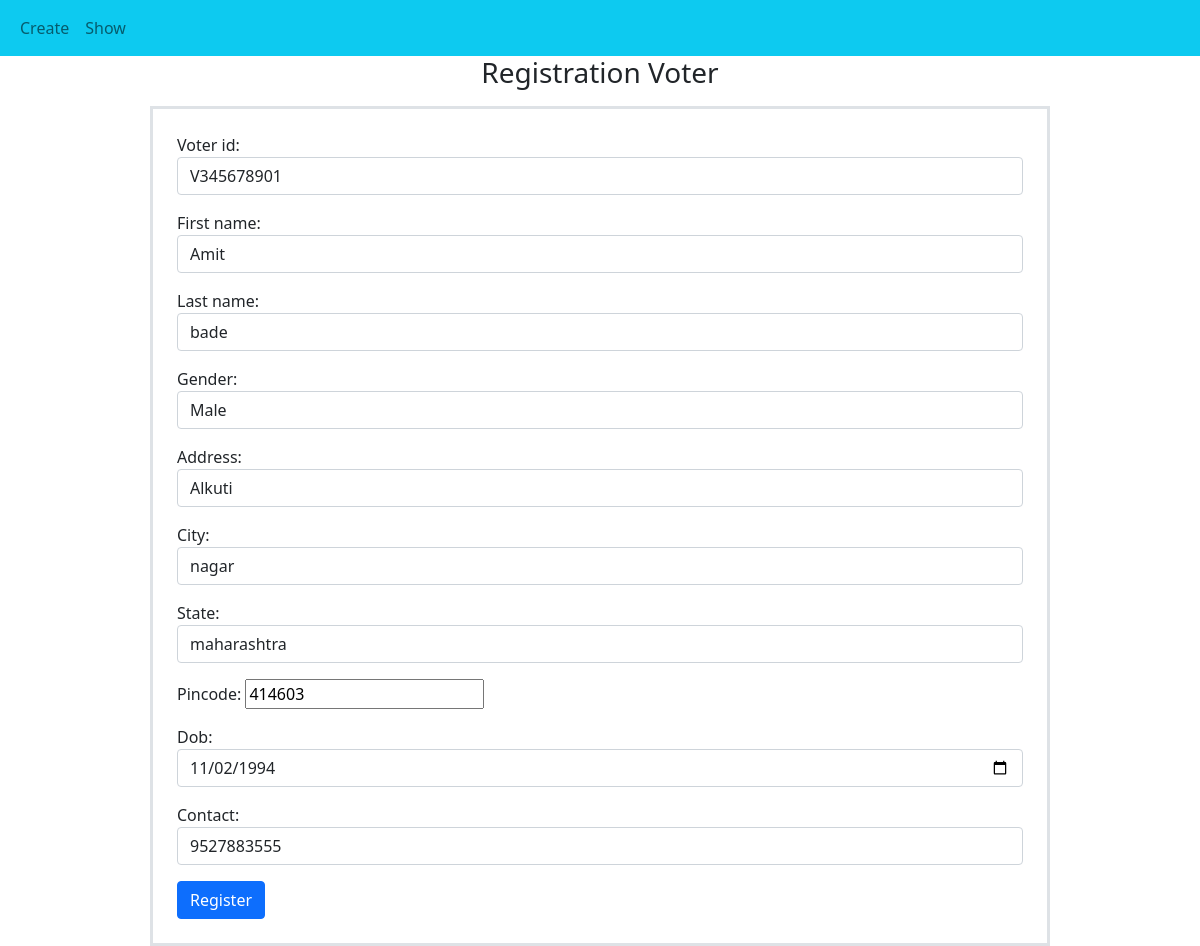
The page /update/3/ on the database its author committed.
### crud_app/models.py (models this page shows, shortened)
class Voter(models.Model):
    gen = [("Male", 'Male'), ("Female", "Female"), ("Other", "Other")]
    voter_id = models.CharField(max_length=10, unique=True)
    first_name = models.CharField(max_length=20)
    last_name = models.CharField(max_length=20)
    gender = models.CharField(max_length=10, choices=gen)
    address = models. CharField(max_length=30)
    city = models.CharField(max_length=10)
    state = models.CharField(max_length=20)
    pincode = models.IntegerField()
    dob = models.DateField()
    contact = models.IntegerField()

### crud_app/views.py (the view)
# urls.py: path("update/<int:pk>/", update_view, name='update_url'),
def update_view(request, pk):
    template_name = "crud_app/create.html"
    obj = Voter.objects.get(id=pk)
    form = VoterForm(instance=obj)
    if request.method == 'POST':
        form = VoterForm(request.POST, instance=obj)
        if form.is_valid():
            form.save()
            return redirect("show_url")
    context = {"form": form}
    return render(request, template_name, context)

### templates/crud_app/create.html (shortened to what this page needs)
{% extends 'base.html' %}
{% block content %}
<body>
        <h3 class="text-center">Registration Voter</h3>
        <form method="post" class="border border-3 p-4 m-auto mt-3 w-75">
            {{form.as_p}}
            <button class="btn btn-primary float-center">Register</button>
        </form>
</body>
{% endblock %}

### rows shown on the page
Voter: voter_id "V345678901", first_name "Amit", last_name "bade", gender "Male", address "Alkuti", city "nagar", state "maharashtra", pincode "414603", dob "11/02/1994", contact "9527883555"
